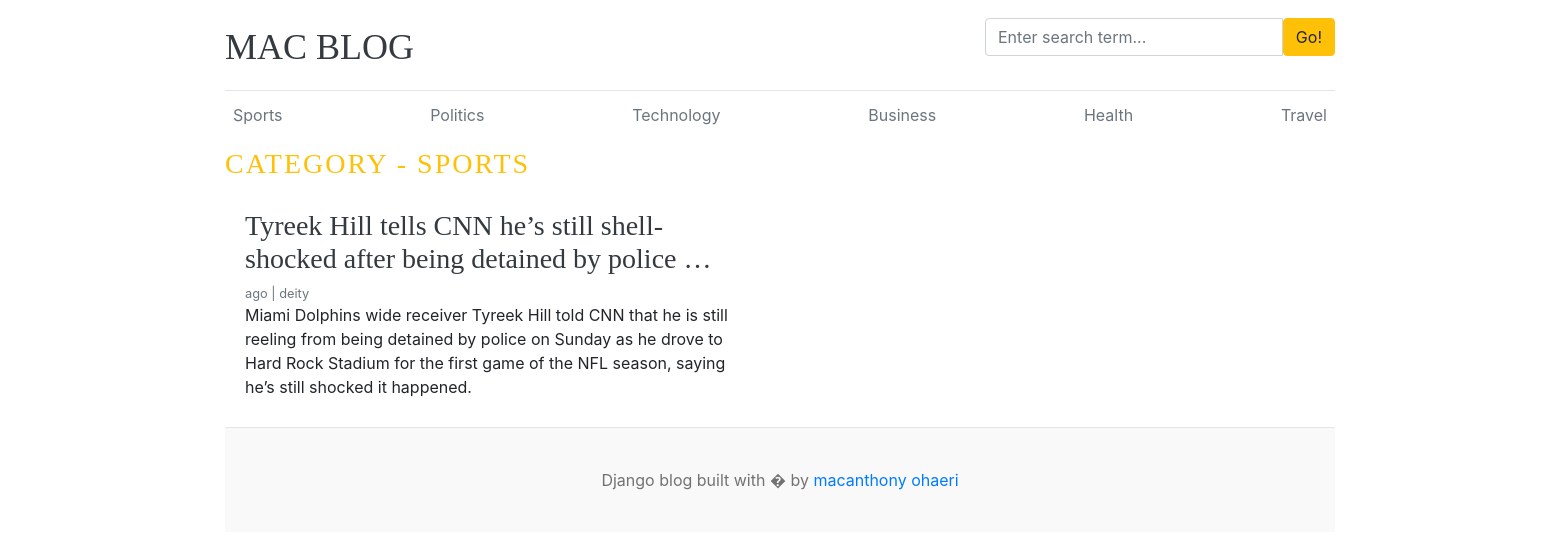
Page /category/1/ on the committed database.
### blog_app/models.py (models this page shows, shortened)
class Category(models.Model):
    category_name = models.CharField(max_length=250)
    created_at = models.DateTimeField(auto_now_add=True)
    updated = models.DateTimeField(auto_now=True)
    def __str__(self):
        return self.category_name
    class Meta:
        verbose_name_plural = "categories"

class Blog(models.Model):
    title = models.CharField(max_length=250)
    slug = models.SlugField(max_length=250, blank=True, unique=True)
    category = models.ForeignKey(Category, on_delete=models.CASCADE)
    author = models.ForeignKey(User, on_delete=models.CASCADE)
    feature_image = models.ImageField(upload_to='upload/%Y/%M/%D/')
    short_description = models.TextField(max_length=5000)
    blog_body = models.TextField(max_length=10000, default='')
    status = models.CharField(max_length=20, choices=STATUS_CHOICES, default='Draft')
    is_featured = models.BooleanField(default=False)
    created = models.DateTimeField(auto_now_add=True)
    updated = models.DateTimeField(auto_now=True)

### blog_app/views.py (the view)
# urls.py: path('category/<int:category_id>/', views.post_by_category, name='post_by_category'),
def post_by_category(request, category_id):
    post = Blog.objects.filter(status='Published', category=category_id)
    category = get_object_or_404(Category, id=category_id)
    context = {
        'post': post,
        'category': category
    }
    return render(request, 'postbycategory.html', context)

### blog_app/context_processors.py (called while the page is built)
def get_categories(request):
    categories = Category.objects.all()
    return dict(categories=categories)

def get_social_links(request):
    social_links = SocialLink.objects.all()
    return dict(social_links=social_links)

### templates/postbycategory.html
{% extends 'base.html' %}
{% block content %}
  <h3 class="text-uppercase text-warning" style="letter-spacing: 2px;">CATEGORY - {{category}}</h3>
  <div class="row mb-2">
    {% if post %}
    {% for post in post %}
      <div class="col-md-6">
        <div class="card border-0" >
          <div class="card-body">
            <h3><a href="{% url 'blogs' post.slug %}" class="text-dark">{{post.title | truncatewords:12 }}</a> </h3>
            <small class="mb-1 text-muted">{{post.updated_at | timesince}} ago | {{post.author}}</small>
            <p class="card-text">{{post.short_description}}</p>
          </div>
        </div>
      </div>
    {% endfor %}
    {% else %}
      <p>No post found</p>
    {% endif %}
  </div>
{% endblock %}

### templates/base.html (shortened to what this page needs)
{% load static %}
<html lang="en">
<head>
    <link href="https://getbootstrap.com/docs/4.0/dist/css/bootstrap.min.css" rel="stylesheet">
    <link href="{% static 'css/blog.css' %}" rel="stylesheet">
    <link rel="stylesheet" href="https://cdnjs.cloudflare.com/ajax/libs/font-awesome/4.7.0/css/font-awesome.min.css"
  </head>
<body>
    <div class="container">
      <header class="blog-header py-3">
        <div class="row flex-nowrap justify-content-between align-items-center">
          <div class="col-8 pt-1">
            <a class="blog-header-logo text-dark" href="{% url 'home' %}">MAC BLOG</a>
          </div>
            <div class="col-4">
                <form action="{% url 'search' %}" method="GET">
                      <div class="input-group">
                        <input class="form-control" type="text" name="keyword" value="{{keyword}}" placeholder="Enter search term..." aria-label="Enter search term..." aria-describedby="button-search" />
                        <button type="submit" class="btn btn-warning" id="button-search" type="button">Go!</button>
                    </div>
                </form>
            </div>
          <div class="col-4 d-flex justify-content-end align-items-center">
          </div>
        </div>
      </header>
      <div class="nav-scroller py-1 mb-2">
        <nav class="nav d-flex justify-content-between">
          {% for cat in categories %}
          <a class="p-2 text-muted" href="{% url 'post_by_category' cat.pk %}">{{cat}}</a>
          {% endfor %}
        </nav>
      </div>
{% block content %}
{% endblock %}
    <footer class="blog-footer">
      <p>Django blog built with � by <a href="#">macanthony ohaeri</a></p>
    </footer>
</body>
</html>

### blog_app/static/css/blog.css (style rules this page uses)
.blog-header { border-bottom: 1px solid #e5e5e5; }
.blog-header-logo { font-family: "Playfair Display", Georgia, "Times New Roman", serif; font-size: 2.25rem; }
h1, h2, h3, h4, h5, h6 { font-family: "Playfair Display", Georgia, "Times New Roman", serif; }
.blog-footer { padding: 2.5rem 0; color: #727272; text-align: center; background-color: #f9f9f9; border-top: .05rem solid #e5e5e5; }
.blog-footer p:last-child { margin-bottom: 0; }

### rows in the picture
Category: category_name "Sports", category_name "SPORTS"
Category: category_name "Politics"
Category: category_name "Technology"
Category: category_name "Business"
Category: category_name "Health"
Category: category_name "Travel"
Blog: title "Tyreek Hill tells CNN he’s still shell-shocked after being detained by police …", author "deity", short_description "Miami Dolphins wide receiver Tyreek Hill told CNN that he is still reeling from being detained by police on Sunday as he drove to Hard Rock Stadium for the first game of the NFL season, saying he’s still shocked it happened."
